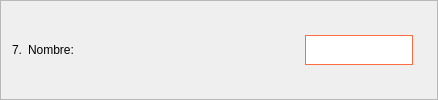
              <widget class="QFrame" name="frame_80">
               <property name="frameShape">
                <enum>QFrame::StyledPanel</enum>
               </property>
               <property name="frameShadow">
                <enum>QFrame::Raised</enum>
               </property>
               <layout class="QHBoxLayout" name="horizontalLayout_79">
                <item>
                 <widget class="QLabel" name="label_237">
                  <property name="styleSheet">
                   <string notr="true">color: black;
font: 12pt &quot;Segoe UI&quot;;</string>
                  </property>
                  <property name="text">
                   <string>7.</string>
                  </property>
                 </widget>
                </item>
                <item>
                 <widget class="QLabel" name="label_238">
                  <property name="styleSheet">
                   <string notr="true">color: black;
font: 12pt &quot;Segoe UI&quot;;</string>
                  </property>
                  <property name="text">
                   <string>Nombre:</string>
                  </property>
                 </widget>
                </item>
                <item>
                 <spacer name="horizontalSpacer_28">
                  <property name="orientation">
                   <enum>Qt::Horizontal</enum>
                  </property>
                  <property name="sizeType">
                   <enum>QSizePolicy::Expanding</enum>
                  </property>
                  <property name="sizeHint" stdset="0">
                   <size>
                    <width>225</width>
                    <height>20</height>
                   </size>
                  </property>
                 </spacer>
                </item>
                <item>
                 <widget class="QLineEdit" name="nombre_line_edit_43">
                  <property name="minimumSize">
                   <size>
                    <width>0</width>
                    <height>30</height>
                   </size>
                  </property>
                  <property name="maximumSize">
                   <size>
                    <width>150</width>
                    <height>16777215</height>
                   </size>
                  </property>
                  <property name="styleSheet">
                   <string notr="true">background-color: white;
border: 1px solid #ff6e40;</string>
                  </property>
                 </widget>
                </item>
                <item>
                 <widget class="QLabel" name="label_239">
                  <property name="styleSheet">
                   <string notr="true">color: black;
font: 12pt &quot;Segoe UI&quot;;</string>
                  </property>
                  <property name="text">
                   <string/>
                  </property>
                 </widget>
                </item>
               </layout>
              </widget>
